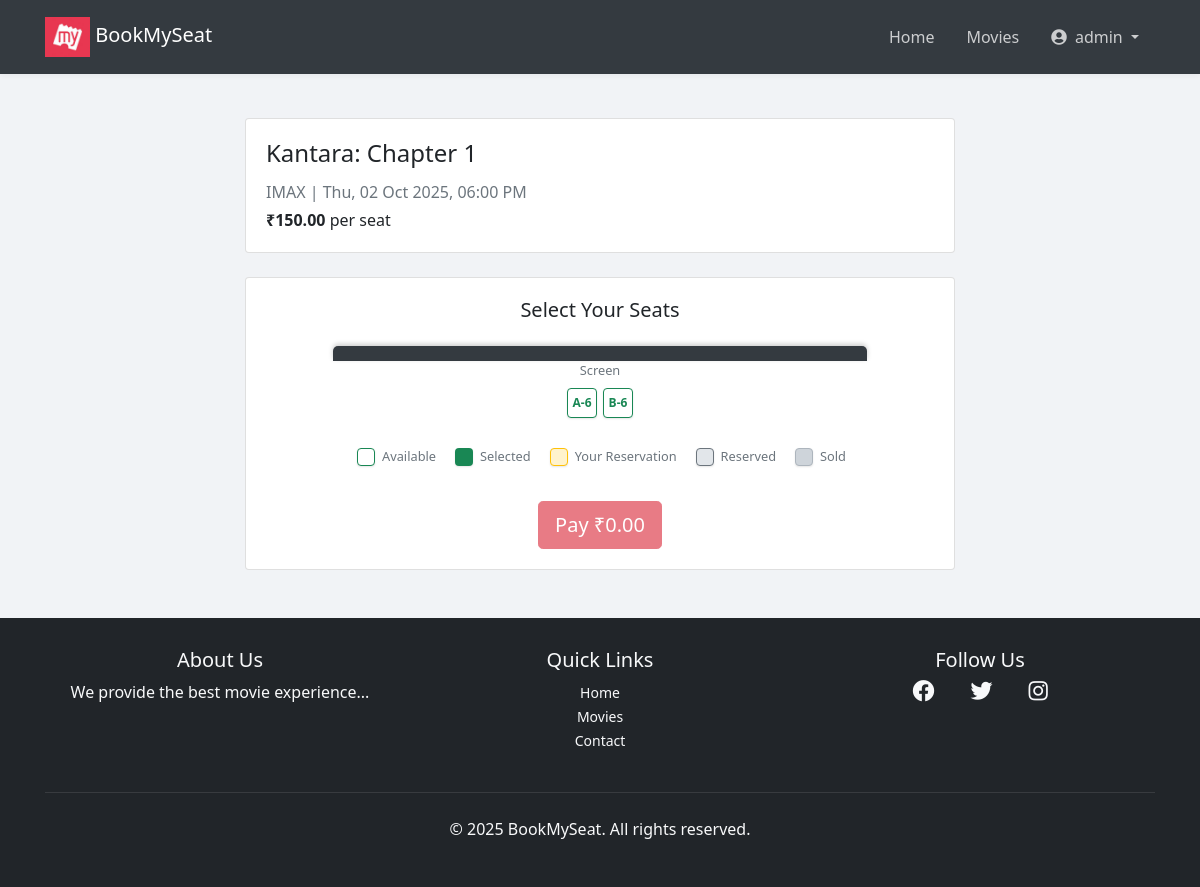
The page /movies/theater/1/seats/ (signed in) on the database as committed earlier.
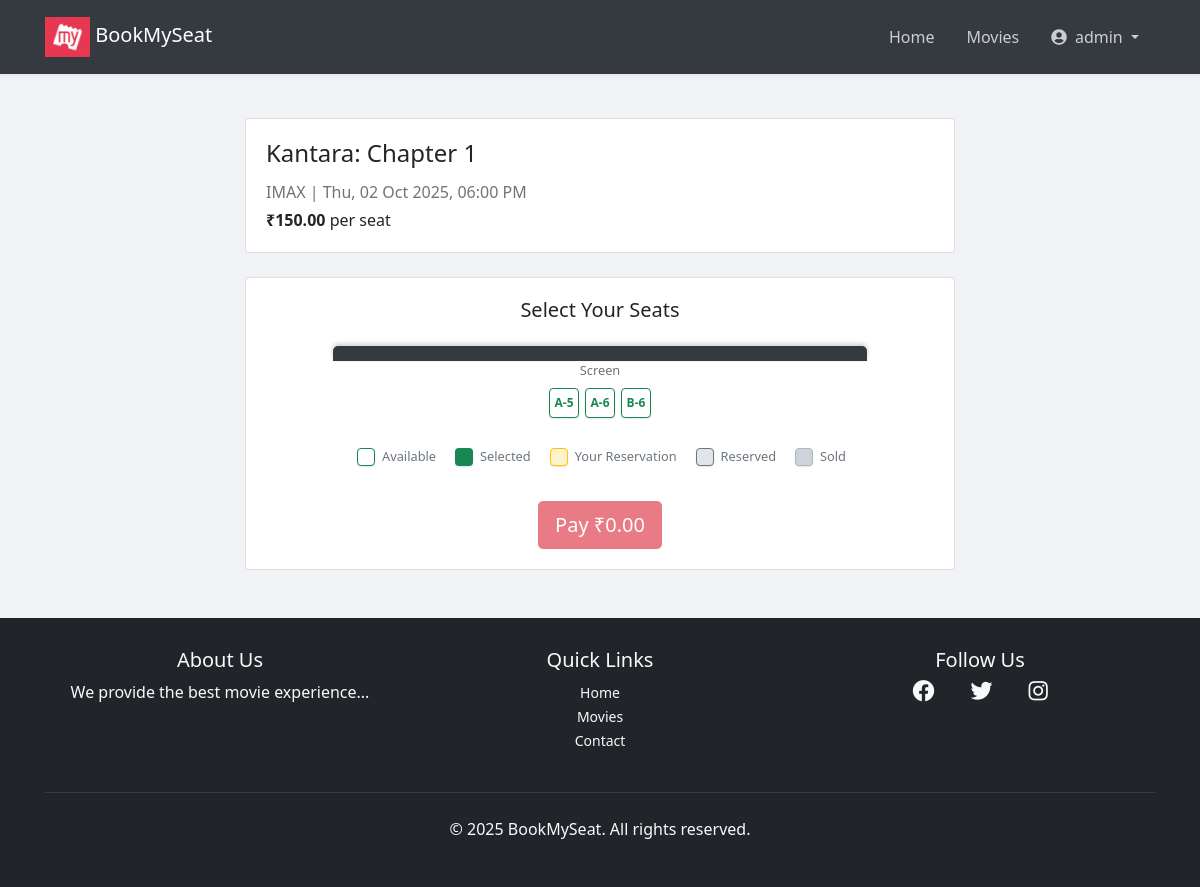
The same page on the database as committed later.
### movies/models.py (models this page shows, shortened)
class Seat(models.Model):
    STATUS_CHOICES = (
        ('AVAILABLE', 'Available'),
        ('RESERVED', 'Reserved'), # Temporarily held
        ('BOOKED', 'Booked'),     # Permanently booked
    )
    theater = models.ForeignKey(Theater, on_delete=models.CASCADE, related_name='seats')
    seat_number = models.CharField(max_length=10)
    status = models.CharField(max_length=10, choices=STATUS_CHOICES, default='AVAILABLE')
    reserved_by = models.ForeignKey(settings.AUTH_USER_MODEL, on_delete=models.SET_NULL, null=True, blank=True)
    reserved_until = models.DateTimeField(null=True, blank=True)

### movies/views.py (the view, shortened to what this page needs)
# urls.py: path('theater/<int:theater_id>/seats/', views.book_seats, name='book_seats'),
def book_seats(request, theater_id):
    release_expired_seats()
    if not request.user.is_authenticated:
        messages.warning(request, "Please log in to book your tickets.")
        login_url = reverse('login'); next_url = request.get_full_path()
        return redirect(f'{login_url}?{REDIRECT_FIELD_NAME}={next_url}')
    theater = get_object_or_404(Theater, id=theater_id)
    seats = Seat.objects.filter(theater=theater, status__in=['AVAILABLE', 'RESERVED']).exclude(status='RESERVED', reserved_until__lt=timezone.now()).exclude(status='BOOKED')
    return render(request, 'movies/seat_selection.html', {'theater': theater, "seats": seats})

### movies/views.py (called while the page is built)
def release_expired_seats():
    now = timezone.now()
    expired_seats = Seat.objects.filter(status='RESERVED', reserved_until__lt=now)
    expired_count = expired_seats.count()
    if expired_count > 0:
        expired_seats.update(status='AVAILABLE', reserved_by=None, reserved_until=None)
        print(f"Released {expired_count} expired seat reservations.")

### templates/movies/seat_selection.html (shortened to what this page needs)
{% extends "users/basic.html" %}
{% block content %}
<div class="container mt-5">
    <div class="row">
        <div class="col-lg-8 mx-auto">
            <div class="card mb-4 shadow-sm">
                <div class="card-body">
                    <div class="row">
                        <div class="col-sm-8 mb-2 mb-sm-0">
                            <h4 class="card-title">{{ theater.movie.name }}</h4>
                            <p class="card-text text-muted mb-1">
                                {{ theater.name }} | {{ theater.time|date:"D, d M Y, h:i A" }}
                            </p>
                            <p class="card-text"><strong>₹{{ theater.price }}</strong> per seat</p>
                        </div>
                        <div class="col-sm-4 text-sm-right">
                        </div>
                    </div>
                </div>
            </div>
            <div class="card shadow-sm">
                <div class="card-body">
                    <h5 class="card-title text-center mb-4">Select Your Seats</h5>
                    <div class="screen mb-4">Screen</div>
                    <form action="{% url 'book_seats' theater.id %}" method="POST">
                        <div class="seat-map d-flex justify-content-center flex-wrap mb-4">
                            {% for seat in seats %}
                                {% if seat.status == 'BOOKED' %}
                                    <div class="seat sold" title="Sold">{{ seat.seat_number }}</div>
                                {% else %}
                                    <div class="seat available">
                                        <label for="seat-{{ seat.id }}" class="seat-label" title="Available">{{ seat.seat_number }}</label>
                                    </div>
                                {% endif %}
                            {% empty %}
                                <p class="text-center w-100">No seats available for this showtime.</p>
                            {% endfor %}
                        </div>
                        <div class="d-flex justify-content-center flex-wrap mb-4 small text-muted">
                            <div class="d-flex align-items-center mr-3 mb-2"><div class="seat-legend available"></div><span class="ml-1">Available</span></div>
                            <div class="d-flex align-items-center mr-3 mb-2"><div class="seat-legend selected"></div><span class="ml-1">Selected</span></div>
                            <div class="d-flex align-items-center mr-3 mb-2"><div class="seat-legend reserved-you-legend"></div><span class="ml-1">Your Reservation</span></div>
                            <div class="d-flex align-items-center mr-3 mb-2"><div class="seat-legend reserved-other"></div><span class="ml-1">Reserved</span></div>
                            <div class="d-flex align-items-center mb-2"><div class="seat-legend sold"></div><span class="ml-1">Sold</span></div>
                        </div>
                        <div class="text-center">
                            <button type="submit" id="proceed-button" class="btn btn-danger btn-lg" disabled>
                                Pay ₹<span id="total-price">0.00</span>
                            </button>
                        </div>
                    </form>
                </div>
            </div>
        </div>
    </div>
</div>
{% endblock %}

Rows that differ between the two databases and show on the page:
now on this page (row edited): Seat: seat_number "A-5"
